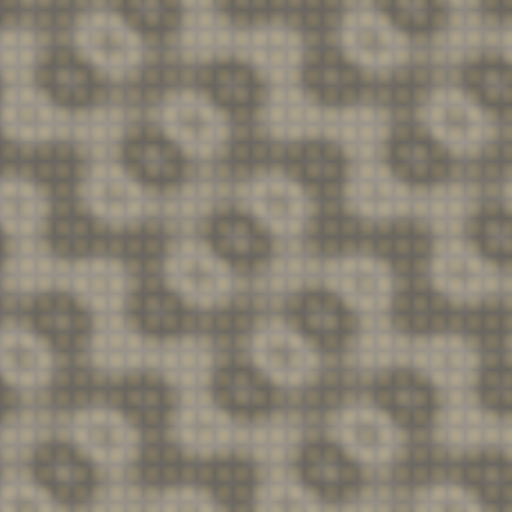
#> input picture plugins/src/koi-pond/blender/textures/stone_albedo.png, 512 x 512 px, given in place of rock_moss_set_02_diff_1k.jpg, which was not available
$ python prep_hd_textures.py
#> lines starting #> are read from the running program, lines starting #| are printed output that depends on the picture
"""Bake the koi-pond HD scan-set textures from the CC0 photo sources (deterministic, PIL + numpy).

  python3 plugins/src/koi-pond/blender/prep_hd_textures.py out/sources/02-koi-hd-scans

Reads the downloads from `fetch_hd_sources.py` plus the shipped Standard koi GLBs, writes
`<src>/baked/*.jpg|png` for `build_koi_hd_scans.py`:

- rock_*      Poly Haven "Rock Moss Set 02" albedo / normal (1k) and roughness (512, glTF G channel)
- pebble_*    Poly Haven "Ganges River Pebbles" albedo (1k) / normal / roughness (512), darkened wet
- pad_*       ambientCG "Leaf 001" warped into polar sectors, so its midrib and side veins run out
              from the pad centre like a lily pad's radial veins; normal from its displacement
- petal_*     ambientCG "Flower Set 001": daisy petal grain (longitudinal grooves) under a pink /
              white lotus gradient, plus the photographed disc florets for the stamen crown
- koi_*       the Standard koi maps with crisper scales (normal), scale-edge shading (fukurin),
              wet gloss and fin membranes thinner between the rays
"""
from __future__ import annotations

import json
import os
import struct
import sys

import numpy as np
from PIL import Image

SRC = os.path.abspath(sys.argv[1] if len(sys.argv) > 1 else "out/sources/02-koi-hd-scans")
OUT = os.path.join(SRC, "baked")
PACK = os.path.abspath(os.path.join(os.path.dirname(__file__), ".."))
os.makedirs(OUT, exist_ok=True)


def load(path: str, mode: str = "RGB") -> np.ndarray:
#> called with mode = 'RGB'
    return np.asarray(Image.open(path).convert(mode)).astype(np.float32) / 255.0


def to_img(a: np.ndarray) -> Image.Image:
    return Image.fromarray((np.clip(a, 0.0, 1.0) * 255.0 + 0.5).astype(np.uint8))
#> returned value is the input picture: PIL image 512x512 RGB; mean R, G, B 138.3, 131.4, 117


def save_jpg(a: np.ndarray, name: str, q: int, size: int | tuple[int, int] | None = None) -> None:
    im = to_img(a)
    if size is not None:
        im = im.resize(size if isinstance(size, tuple) else (size, size), Image.LANCZOS)
    p = os.path.join(OUT, name)
    im.save(p, quality=q, optimize=True)
    print(f"{name:28s} {im.size[0]}x{im.size[1]} {os.path.getsize(p):8d} B")
#| rock_albedo.jpg              512x512    23255 B
#> call 2 of load, with mode = 'RGB'
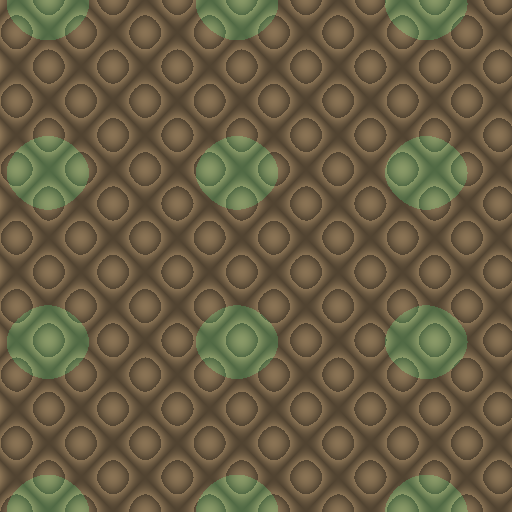
#> input picture plugins/src/koi-pond/blender/textures/pebble_albedo.png, 512 x 512 px, given in place of rock_moss_set_02_nor_gl_1k.jpg, which was not available
#> in to_img, returned value is the input picture: PIL image 512x512 RGB; mean R, G, B 105.6, 94.2, 67.6
#| rock_normal.jpg              512x512    54287 B
#> call 3 of load, with mode = 'L'
#> in load (call 3), `return np.asarray(Image.open(path).convert(mode)).astype(np.float32) /..`:
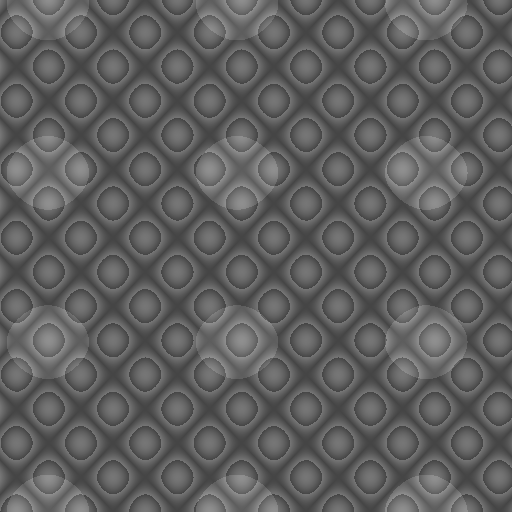
#> returned value: shape (512, 512) float32; min 0.271, max 0.561, mean 0.371


# [39 lines left out: functions save_png, blur, bilinear, normal_from_height, not called in this run]


def mr_map(rough: np.ndarray, metal: float | np.ndarray = 0.0) -> np.ndarray:
    """glTF metallicRoughness: G = roughness, B = metalness (R unused, left white)."""
#> called with metal = 0
    return np.stack([np.ones_like(rough), rough, np.broadcast_to(metal, rough.shape)], -1)
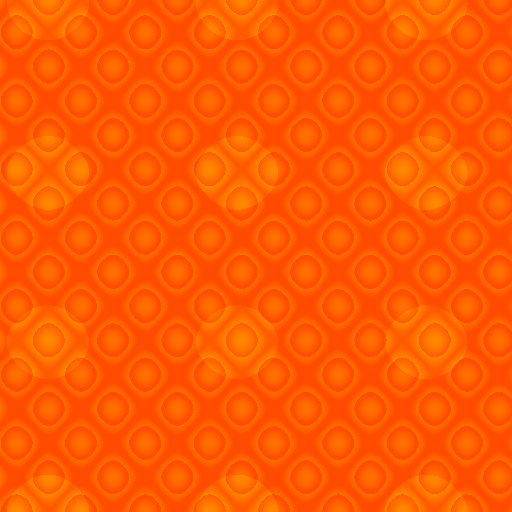
#> returned value: shape (512, 512, 3) float64; mean of channels 0, 1, 2 1, 0.358, 0; drawn as R, G, B


# [4 lines left out: function grid, not called in this run]


# ------------------------------------------------------------------ rocks + pebbles
def rocks() -> None:
    d = os.path.join(SRC, "rock_moss_set_02", "textures")
    alb = load(os.path.join(d, "rock_moss_set_02_diff_1k.jpg"))
    save_jpg(alb, "rock_albedo.jpg", 84)
    save_jpg(load(os.path.join(d, "rock_moss_set_02_nor_gl_1k.jpg")), "rock_normal.jpg", 86)
    r = load(os.path.join(d, "rock_moss_set_02_rough_1k.jpg"), "L")
    save_jpg(mr_map(np.clip(r * 0.95, 0.3, 1.0)), "rock_mr.jpg", 88, 512)
#| rock_mr.jpg                  512x512    42516 B


def pebbles() -> None:
    d = os.path.join(SRC, "ganges_river_pebbles")
    alb = load(os.path.join(d, "ganges_river_pebbles_diff_1k.jpg"))
    # wet stone: deeper, a little more saturated
    lum = alb.mean(-1, keepdims=True)
    wet = np.clip((lum + (alb - lum) * 1.25) * 0.72, 0, 1)
    save_jpg(wet, "pebble_albedo.jpg", 80)
    save_jpg(load(os.path.join(d, "ganges_river_pebbles_nor_gl_1k.jpg")), "pebble_normal.jpg", 84, 512)
    r = load(os.path.join(d, "ganges_river_pebbles_rough_1k.jpg"), "L")
    save_jpg(mr_map(np.clip(r * 0.55, 0.18, 0.8)), "pebble_mr.jpg", 88, 256)


# ------------------------------------------------------------------ lily pad (polar-warped leaf)
# [189 lines left out: functions leaf_frame, pad, daisy_centres, petal_atlas, glb_images, koi, not called in this run]


if __name__ == "__main__":
    rocks()
#> (the run stopped early here; a loop or call above may not have finished)
